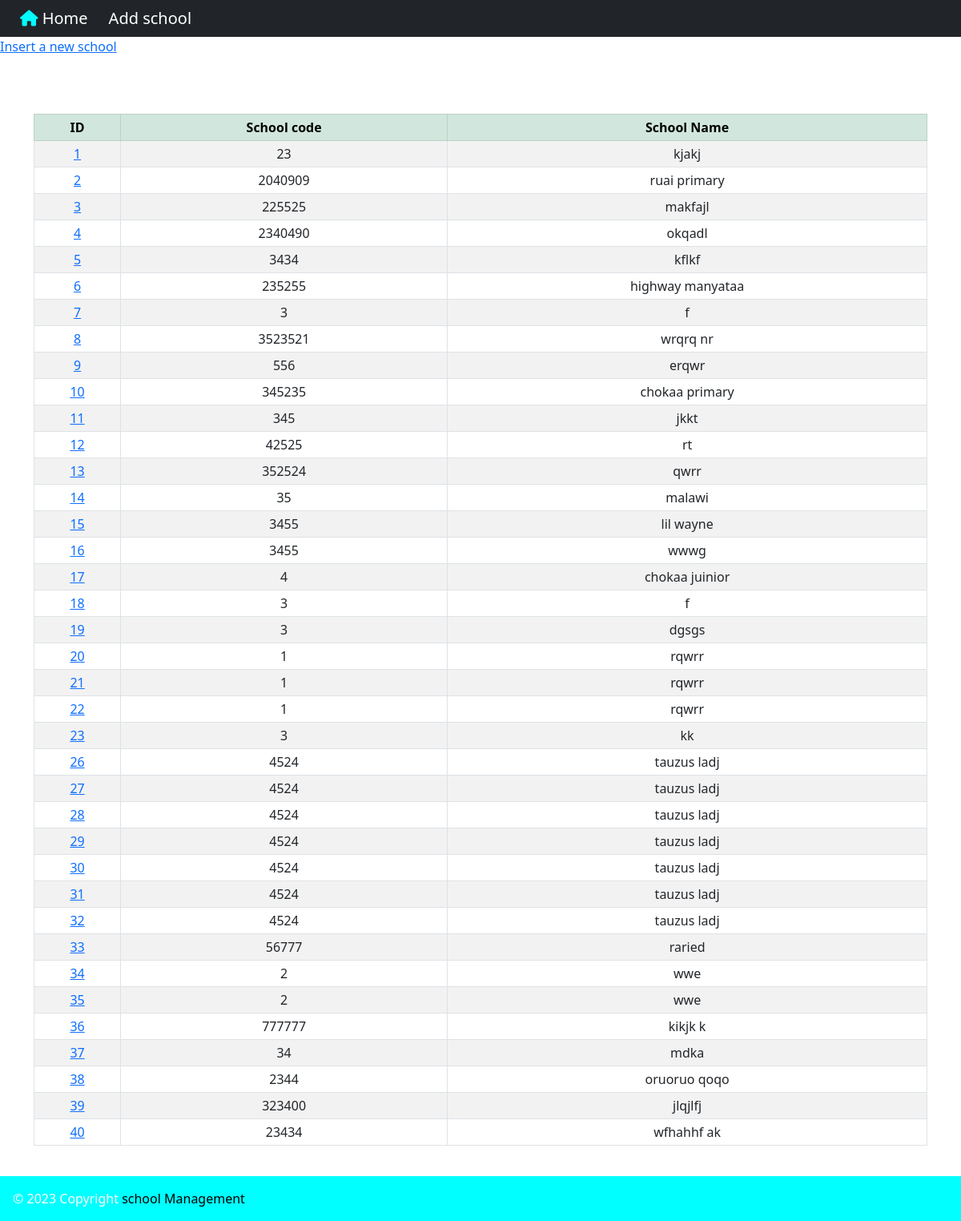
The page /display_Contacts on the database its author committed.
### Nj_contacts/models.py (models this page shows, shortened)
class Contact(models.Model):
    school_code = models.IntegerField()
    school_name = models.CharField(max_length=200)
    school_head = models.CharField(max_length=200)
    mobile_number = models.CharField(max_length=10, unique=True, validators=[RegexValidator(
                                                                                           regex=r"^0\d{9}$",
                                                                                           message='Phone number should have 10 digits and start with 0 e.g. 0xxxxxxxxx',
                                                                                           code='invalid_phone_number'
                                                                                        )], )
    type_of_school = models.CharField(max_length=20, choices=SCHOOL_TYPE_CHOICES)
    email = models.EmailField()
    Location = models.CharField(max_length=500)
    created_at = models.DateTimeField(auto_now_add=True)

### Nj_contacts/views.py (the view)
# urls.py: path('display_Contacts', views.display_contacts, name='display_Contacts'),
def display_contacts(request):
    all_Contacts = Contact.objects.all()
    if 'q' in request.GET:
        q=request.GET['q']
        all_Contacts = Contact.objects.filter(Q(school_name__icontains=q) | Q(school_code__icontains=q))
    context = {
      'all_Contacts': all_Contacts
    }
    return render(request, 'pages/contacts.html', context=context)

### Nj_contacts/templates/pages/contacts.html (shortened to what this page needs)
{% extends 'pages/base.html' %}
{%  block navbar_content %}
<i style="color: cyan;" class="fas fa-home-alt"></i>&nbsp;Home &nbsp;&nbsp;
&nbsp;Add school
{%  endblock navbar_content %}
{% block content %}
    <a href="{% url 'submit_Contacts' %}">Insert a new school</a>
    <div class="container">
        <br><br><br>
        <table class="table table-bordered table-striped table-hover table-sm caption-top" id="contacts" style="text-align: center;">
            <thead class="table-success">
                <tr>
                    <th>ID</th>
                    <th>School code</th>
                    <th>School Name</th>
                </tr>
            </thead>
            <tbody>
                {% if all_Contacts %}
                    {% for contact in all_Contacts %}
                        <tr>
                            <td>
                                <a href="{% url 'display_School_Details' contact.id %}">
                                    {{ contact.id }}
                                </a>
                            </td>
                            <td>{{ contact.school_code }}</td>
                            <td>{{ contact.school_name }}</td>
                        </tr>
                    {% endfor %}
                {% endif %}
            </tbody>
        </table>
    </div>
    <br><br><br>
{% endblock content %}

### Nj_contacts/templates/pages/base.html (shortened to what this page needs)
<!DOCTYPE html>
<html lang="en">
<head>
    <link rel="stylesheet" href="../../../static/css/style2.css">
    <link href="https://cdn.datatables.net/v/bs5/jq-3.6.0/jszip-2.5.0/dt-1.13.4/b-2.3.6/b-html5-2.3.6/b-print-2.3.6/datatables.min.css" rel="stylesheet"/>
    <link href="https://cdn.jsdelivr.net/npm/bootstrap@5.3.0/dist/css/bootstrap.min.css" rel="stylesheet">
   <link rel="stylesheet" href="https://cdnjs.cloudflare.com/ajax/libs/font-awesome/6.4.0/css/all.min.css" />
</head>
<body>
        <div class="wrapper">
            <header>
                <nav class="navbar navbar-expand-lg navbar-dark bg-dark ">
                    <div class="col-sm">
                        <a href="" class="navbar-brand flex-grow-1" style="text-align: center; color: white; margin-left: 25px;">
                            {%  block navbar_content %}
                            {%  endblock navbar_content %}
                        </a>
                    </div>
                </nav>
            </header>
        {%  block content %}
        {%  endblock content %}
        </div>
    <footer class="bg-dark text-centre text-lg-start" id="footer" style="color: white;">
        <div class="text-centre p-3" style="background-color: aqua;">&copy; {% now "Y" %} Copyright
            <a href="" class="text-light" style="text-decoration: none;">
                <span style="color: black;">
                    school Management
                </span>
            </a>
        </div>
    </footer>
</body>
</html>

### static/css/style2.css (style rules this page uses)
.wrapper { min-height: 100vh; margin-bottom: -50px; }
#footer, .push { height: -50px; }

### rows shown on the page
Contact: id "1", school_code "23", school_name "kjakj"
Contact: id "2", school_code "2040909", school_name "ruai primary"
Contact: id "3", school_code "225525", school_name "makfajl"
Contact: id "4", school_code "2340490", school_name "okqadl"
Contact: id "5", school_code "3434", school_name "kflkf"
Contact: id "6", school_code "235255", school_name "highway manyataa"
Contact: id "7", school_code "3", school_name "f"
Contact: id "8", school_code "3523521", school_name "wrqrq nr"
Contact: id "9", school_code "556", school_name "erqwr"
Contact: id "10", school_code "345235", school_name "chokaa primary"
Contact: id "11", school_code "345", school_name "jkkt"
Contact: id "12", school_code "42525", school_name "rt"
Contact: id "13", school_code "352524", school_name "qwrr"
Contact: id "14", school_code "35", school_name "malawi"
Contact: id "15", school_code "3455", school_name "lil wayne"
Contact: id "16", school_code "3455", school_name "wwwg"
Contact: id "17", school_code "4", school_name "chokaa juinior"
Contact: id "18", school_code "3", school_name "f"
Contact: id "19", school_code "3", school_name "dgsgs"
Contact: id "20", school_code "1", school_name "rqwrr"
Contact: id "21", school_code "1", school_name "rqwrr"
Contact: id "22", school_code "1", school_name "rqwrr"
Contact: id "23", school_code "3", school_name "kk"
Contact: id "26", school_code "4524", school_name "tauzus ladj"
Contact: id "27", school_code "4524", school_name "tauzus ladj"
Contact: id "28", school_code "4524", school_name "tauzus ladj"
Contact: id "29", school_code "4524", school_name "tauzus ladj"
Contact: id "30", school_code "4524", school_name "tauzus ladj"
Contact: id "31", school_code "4524", school_name "tauzus ladj"
Contact: id "32", school_code "4524", school_name "tauzus ladj"
Contact: id "33", school_code "56777", school_name "raried"
Contact: id "34", school_code "2", school_name "wwe"
Contact: id "35", school_code "2", school_name "wwe"
Contact: id "36", school_code "777777", school_name "kikjk k"
Contact: id "37", school_code "34", school_name "mdka"
Contact: id "38", school_code "2344", school_name "oruoruo qoqo"
Contact: id "39", school_code "323400", school_name "jlqjlfj"
Contact: id "40", school_code "23434", school_name "wfhahhf ak"
